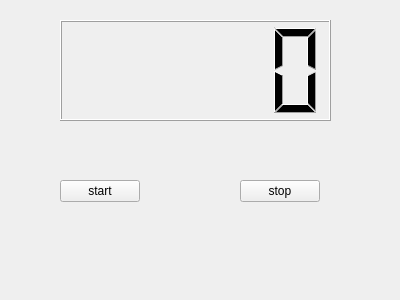
<?xml version="1.0" encoding="UTF-8"?>
<ui version="4.0">
 <class>Widget</class>
 <widget class="QWidget" name="Widget">
  <property name="geometry">
   <rect>
    <x>0</x>
    <y>0</y>
    <width>400</width>
    <height>300</height>
   </rect>
  </property>
  <property name="windowTitle">
   <string>Widget</string>
  </property>
  <widget class="QLCDNumber" name="lcdNumber">
   <property name="geometry">
    <rect>
     <x>60</x>
     <y>20</y>
     <width>271</width>
     <height>101</height>
    </rect>
   </property>
  </widget>
  <widget class="QPushButton" name="pushButtonStart">
   <property name="geometry">
    <rect>
     <x>60</x>
     <y>180</y>
     <width>80</width>
     <height>22</height>
    </rect>
   </property>
   <property name="text">
    <string>start</string>
   </property>
  </widget>
  <widget class="QPushButton" name="pushButtonStop">
   <property name="geometry">
    <rect>
     <x>240</x>
     <y>180</y>
     <width>80</width>
     <height>22</height>
    </rect>
   </property>
   <property name="text">
    <string>stop</string>
   </property>
  </widget>
  <zorder>pushButtonStop</zorder>
  <zorder>lcdNumber</zorder>
  <zorder>pushButtonStart</zorder>
 </widget>
 <layoutdefault spacing="6" margin="11"/>
 <resources/>
 <connections/>
</ui>
